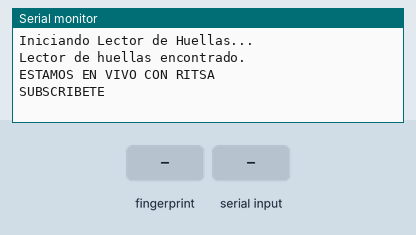
Simulated run of this sketch. Board: Arduino Uno, built with avr-gcc and run on an emulated ATmega328P. Parts: the last lines printed to the serial monitor. Inputs (shaded band) come from the test bench.

Above: at 2.2 s.
2.3 s: finger stored as number 1 placed on the sensor
At 3.7 s:
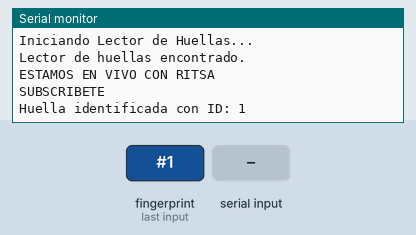
4.1 s: "n90\n" received over Serial
At 5.4 s:
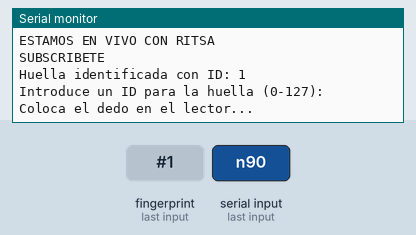
5.7 s: finger stored as number 1 placed on the sensor
At 6.7 s:
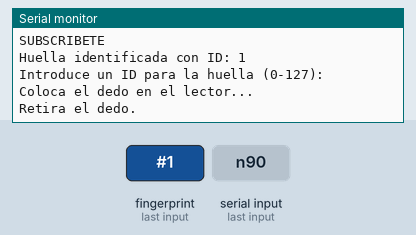
8.7 s: finger stored as number 1 placed on the sensor
At 9.6 s:
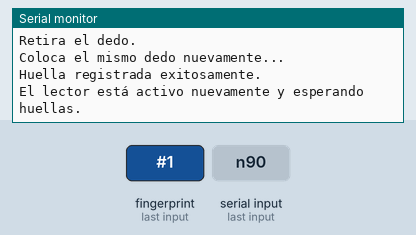

Measured:
- after the input at 2.3 s, the serial monitor: prints a new line after 0.39 s (image 1)
- after the input at 4.1 s, the serial monitor: prints a new line after 0.07 s (image 2)
- after the input at 5.7 s, the serial monitor: prints a new line after 0.24 s (image 3)
- after the input at 8.7 s, the serial monitor: prints a new line after 0.22 s (image 4)

The sketch:

main.ino
```cpp
#include <Adafruit_Fingerprint.h>
#include <SoftwareSerial.h>

// Configuración del puerto serie para el lector de huellas
SoftwareSerial mySerial(2, 3); // RX, TX
Adafruit_Fingerprint finger(&mySerial);

void setup() {
  Serial.begin(9600);
  while (!Serial);
  Serial.println("Iniciando Lector de Huellas...");

  finger.begin(57600);
  if (finger.verifyPassword()) {
    Serial.println("Lector de huellas encontrado.");
  } else {
    Serial.println("Error al conectar con el lector de huellas.");
    while (1);
  }
  Serial.println("\nESTAMOS EN VIVO CON RITSA");
  Serial.println("SUBSCRIBETE");
}

void loop() {
  if (Serial.available()) {
    char command = Serial.read();
    if (command == 'n') {
      enrollFinger();
    }
  }

  int result = getFingerprintID();
  if (result == FINGERPRINT_OK) {
    Serial.print("Huella identificada con ID: ");
    Serial.println(finger.fingerID);
  } else if (result == FINGERPRINT_NOTFOUND) {
    Serial.println("No se encontró ninguna huella coincidente.");
  }
  delay(50); // Reducir el uso de la CPU y evitar sobrecargas
}

// Función para capturar e identificar huellas
int getFingerprintID() {
  int result = finger.getImage();
  if (result == FINGERPRINT_NOFINGER) return FINGERPRINT_NOFINGER;
  if (result != FINGERPRINT_OK) return FINGERPRINT_NOTFOUND;

  result = finger.image2Tz();
  if (result != FINGERPRINT_OK) return FINGERPRINT_NOTFOUND;

  result = finger.fingerFastSearch();
  if (result == FINGERPRINT_OK) return FINGERPRINT_OK;
  return FINGERPRINT_NOTFOUND;
}

// Función para registrar una nueva huella
void enrollFinger() {
  int id = 0;
  Serial.println("Introduce un ID para la huella (0-127):");
  while (!Serial.available());
  id = Serial.parseInt();
  if (id < 0 || id > 127) {
    Serial.println("ID fuera de rango.");
    return;
  }

  Serial.println("Coloca el dedo en el lector...");
  while (finger.getImage() != FINGERPRINT_OK);

  if (finger.image2Tz(1) != FINGERPRINT_OK) {
    Serial.println("Error al procesar imagen.");
    return;
  }

  Serial.println("Retira el dedo.");
  delay(2000);
  while (finger.getImage() != FINGERPRINT_NOFINGER);
  Serial.println("Coloca el mismo dedo nuevamente...");

  while (finger.getImage() != FINGERPRINT_OK);
  if (finger.image2Tz(2) != FINGERPRINT_OK) {
    Serial.println("Error al procesar imagen.");
    return;
  }

  if (finger.createModel() != FINGERPRINT_OK) {
    Serial.println("Error al crear modelo.");
    return;
  }

  if (finger.storeModel(id) != FINGERPRINT_OK) {
    Serial.println("Error al guardar modelo.");
    return;
  }

  Serial.println("Huella registrada exitosamente.");
  Serial.println("\nEl lector está activo nuevamente y esperando huellas.");
}
```
